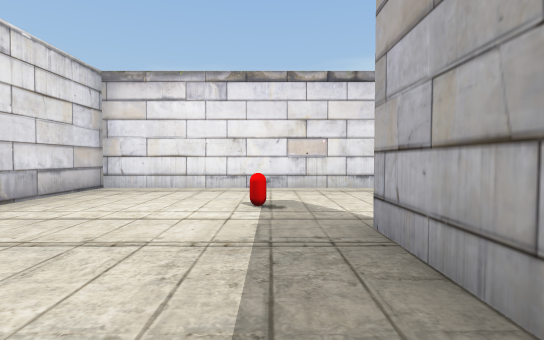
view 1 (above)

22 first-person views from a walk through a scene from a Unity 3-D project. The camera is 1.4 m above the floor, tilts 2° down and sees 85° across. The floor is counted in squares, 2 m on a side. Each view is taken from the middle of a square. On the plan, view 1 faces up. The plan holds only what a view shows up to about 10 squares ahead; the rest is blank. The player is left out. Some animated figures are left out. Some surface patterns are stand-ins.

view 2
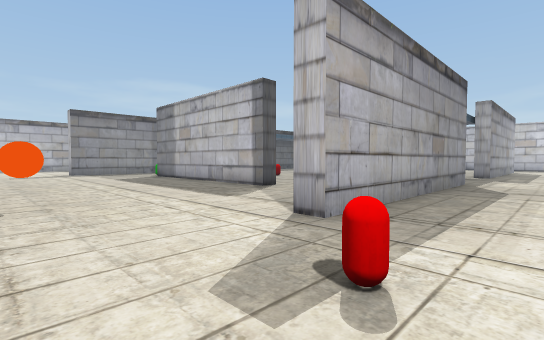

view 3
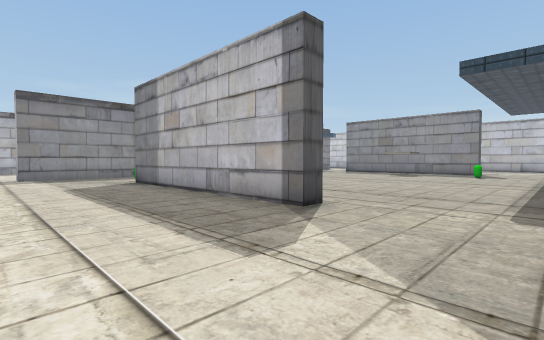

view 4
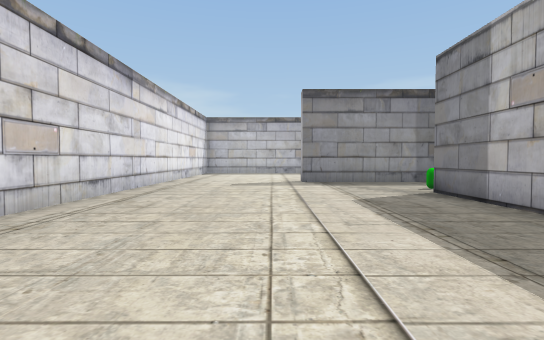

view 5
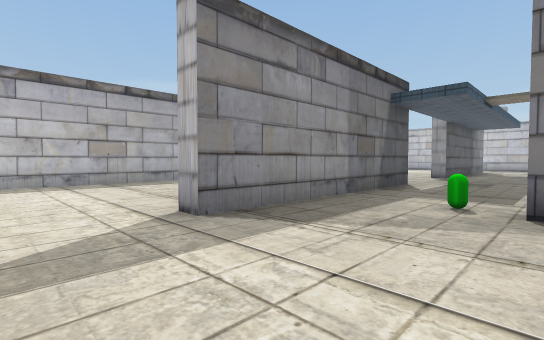

view 6
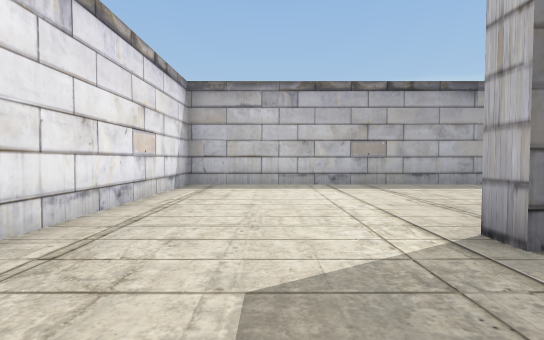

view 7
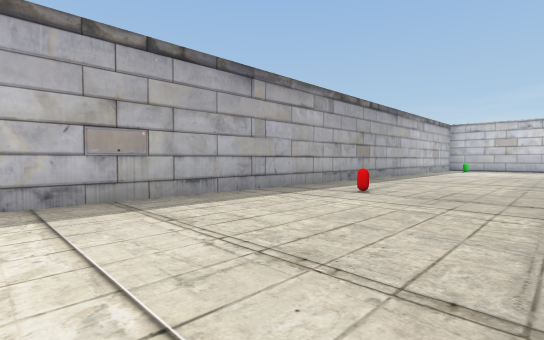

view 8
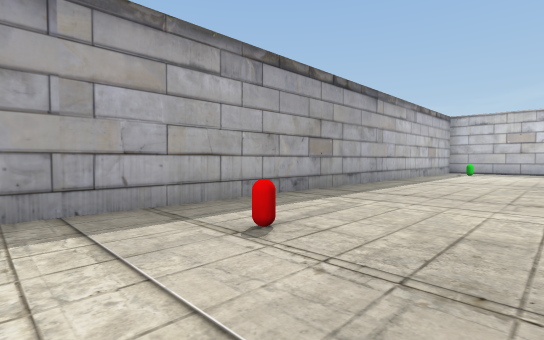

view 9
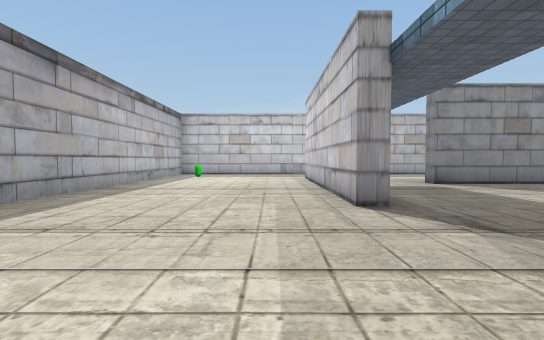

view 10
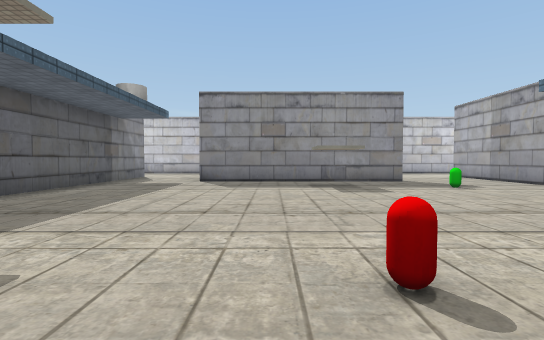

view 11
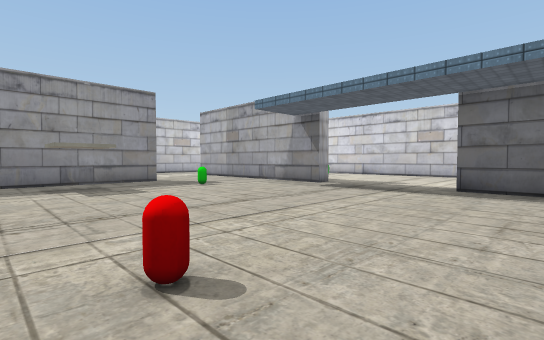

view 12
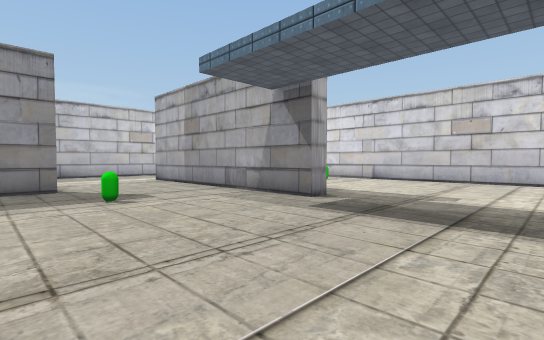

view 13
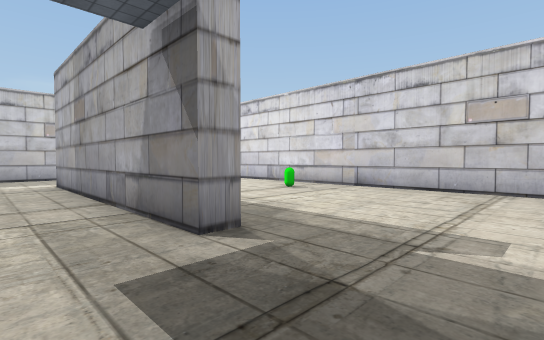

view 14
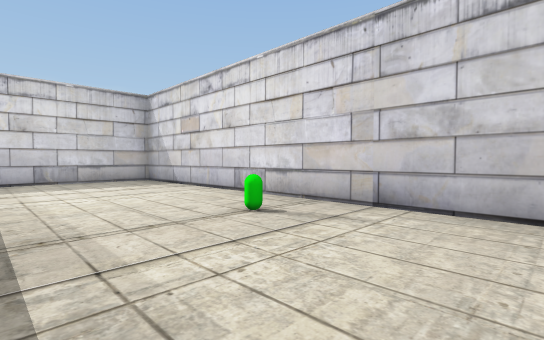

view 15
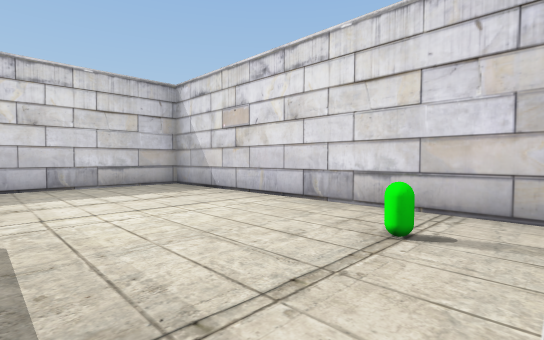

view 16
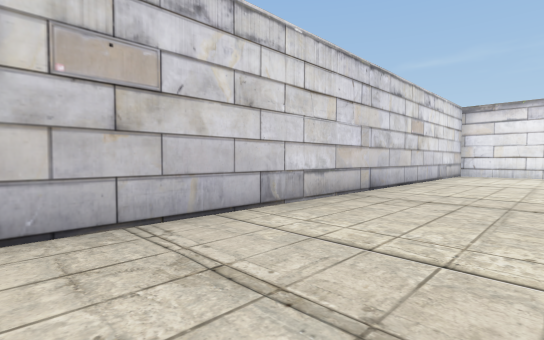

view 17
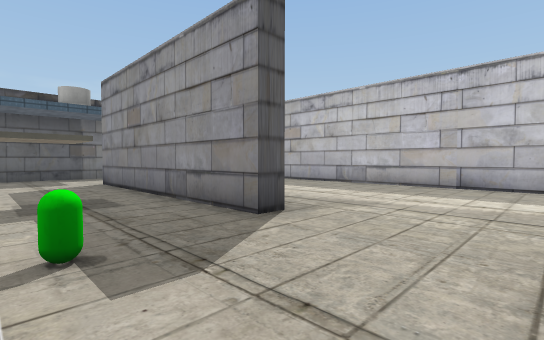

view 18
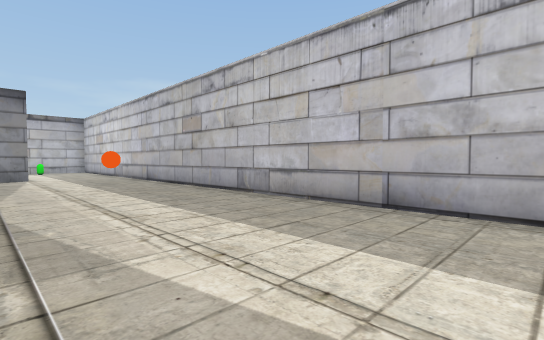

view 19
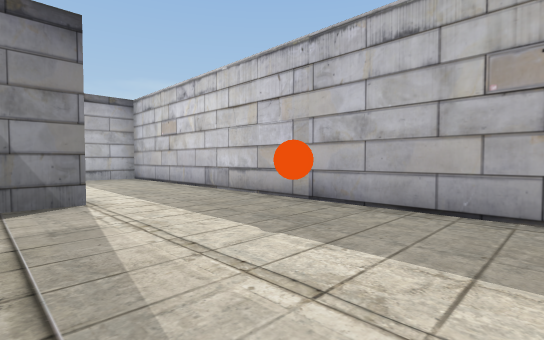

view 20
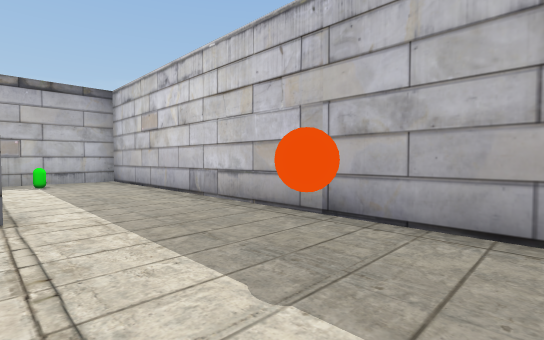

view 21
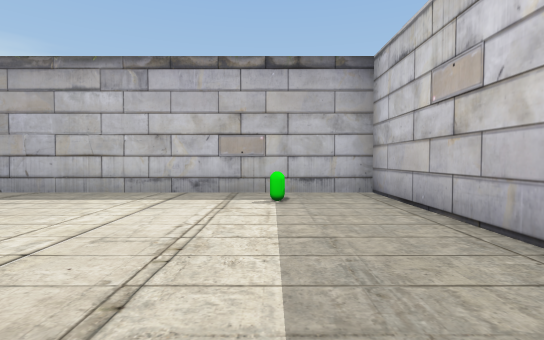

view 22
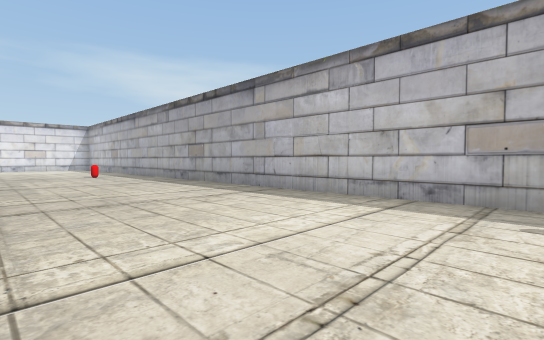

### Floor plan
Points are (right, up) in squares from view 1. A wall is a line through its corners. A room is listed if a view was taken in it or the views show most of it. See-through windows are left out.
Room 1 (views 1, 2, 3, 4, 5, 6, 7, 8, 9, 10, 11, 12, 13, 14, 15, 16, 17, 18, 19, 20, 21, 22)
walls: (4.8, 0) (4.8, 0.5) (11.4, 0.5); (14.2, -3.8) (14.2, 3.1) (14.8, 3.1); (1.5, -2.2) (1.5, -3.8); (1, -3.8) (1, 3.1) (1.6, 3.1); (1, -7.4) (1.5, -7.4) (1.5, -14.2); (4.8, -12.1) (4.8, -11.5) (11.3, -11.5) (11.3, -12.1); (14.2, -14.2) (14.2, -7.4) (14.7, -7.4) (14.7, -12.9); (2.6, 7.4) (-4.2, 7.4) (-4.2, -17.1) (20.3, -17.1) (20.3, 7.4) (8.6, 7.4)
objects: green capsule (-3, -10); red capsule (0, 4); green capsule (4, -9); ball (4, 6); red capsule (8, -4); ball (11, -16); green capsule (12, 0); red capsule (18, -2); green capsule (19, -15)

Where each view was taken, in squares from view 1:
view 1: 0 up, 0 right, facing up
view 2: 6 up, 1 left, facing down-right
view 3: 4 up, 2 right, facing down-right
view 4: 4 up, 5 right, facing right
view 5: 5 up, 11 right, facing down-right
view 6: 5 up, 12 right, facing right
view 7: 4 up, 15 right, facing down-right
view 8: 0 up, 16 right, facing down-right
view 9: 3 down, 16 right, facing down
view 10: 2 down, 9 right, facing down
view 11: 2 down, 9 right, facing down-left
view 12: 4 down, 6 right, facing down-left
view 13: 5 down, 3 right, facing down-left
view 14: 7 down, 0 right, facing down-left
view 15: 9 down, 0 right, facing down-left
view 16: 7 down, 1 left, facing up-left
view 17: 9 down, 2 right, facing down-right
view 18: 13 down, 2 right, facing down-right
view 19: 13 down, 9 right, facing down-right
view 20: 14 down, 10 right, facing down-right
view 21: 15 down, 14 right, facing right
view 22: 15 down, 15 right, facing up-right
